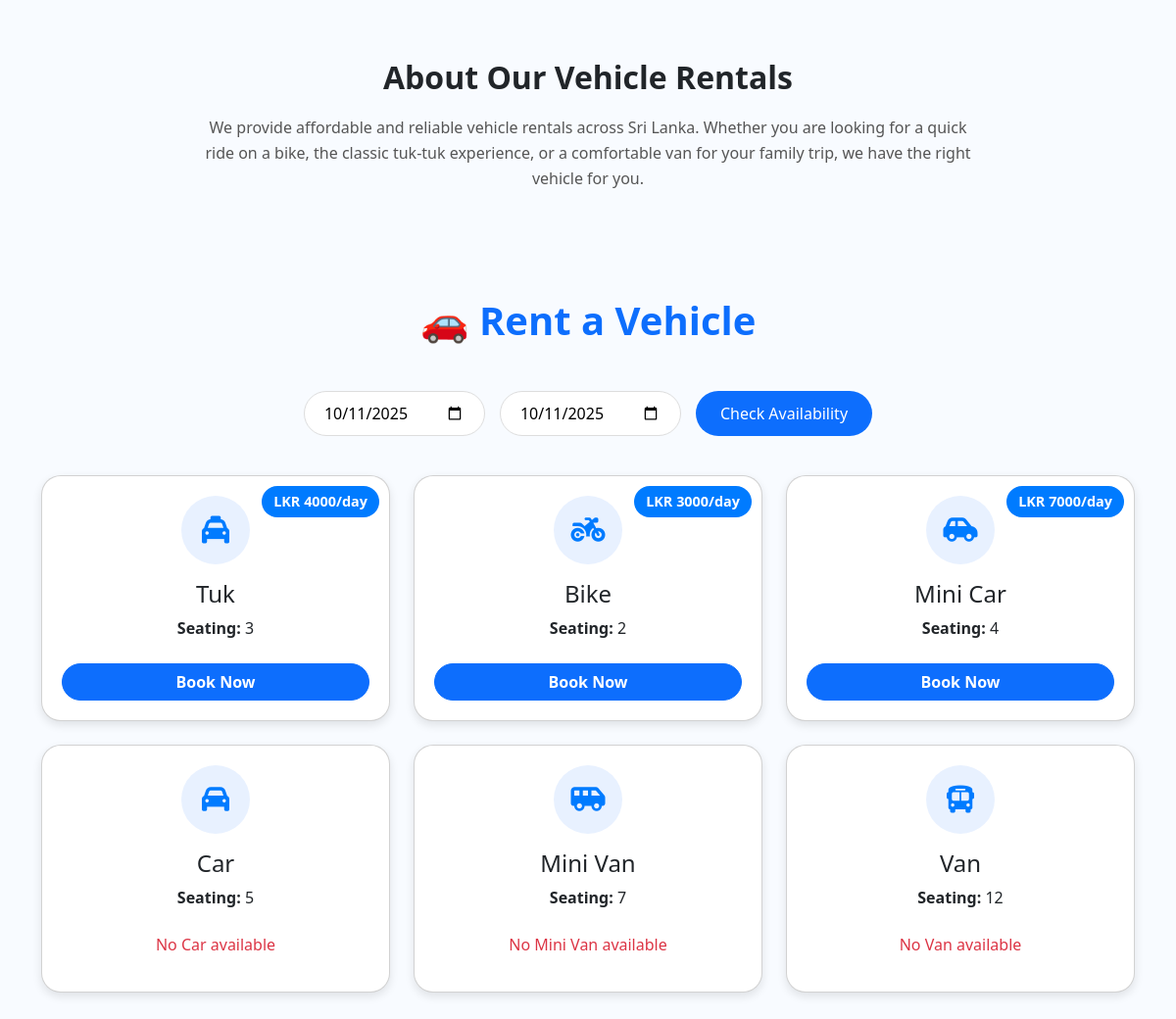
The page /rent_vehicle.php on the database its author committed.
### tables this page shows
CREATE TABLE `vehicle` (
  `Vehicle_ID` int(11) NOT NULL,
  `Category` enum('Tuk','Bike','Mini_Car','Car','Mini_Van','Van') NOT NULL,
  `Price_Per_Day` varchar(300) NOT NULL,
  `Seating_Capacity` int(11) NOT NULL,
  `Vehicle_Number` varchar(300) NOT NULL,
  `Status` varchar(100) NOT NULL,
  `User_ID` int(11) NOT NULL
);

### rent_vehicle.php (the view, shortened to what this page needs)
<?php
$host = "localhost";
$user = "root";
$pass = "";
$dbname = "explore_ceylon_db";
$conn = new mysqli($host, $user, $pass, $dbname);
$categories = [
    'Tuk' => ['icon' => 'fa-solid fa-taxi', 'seating' => 3],
    'Bike' => ['icon' => 'fa-solid fa-motorcycle', 'seating' => 2],
    'Mini Car' => ['icon' => 'fa-solid fa-car-side', 'seating' => 4],
    'Car' => ['icon' => 'fa-solid fa-car', 'seating' => 5],
    'Mini Van' => ['icon' => 'fa-solid fa-van-shuttle', 'seating' => 7],
    'Van' => ['icon' => 'fa-solid fa-bus', 'seating' => 12],
];
$requested_start = isset($_GET['Start_Date']) ? $_GET['Start_Date'] : date('Y-m-d');
$requested_end   = isset($_GET['End_Date']) ? $_GET['End_Date'] : date('Y-m-d');
$vehicles = [];
foreach ($categories as $cat_name => $cat_data) {
    $cat_db = str_replace(' ', '_', $cat_name);
    $sql = "SELECT * FROM vehicle
            WHERE Category='$cat_db'
            AND Vehicle_ID NOT IN (
                SELECT Vehicle_ID FROM vehicle_rentals
                WHERE NOT (End_Date < '$requested_start' OR Start_Date > '$requested_end')
            )";
    $res = $conn->query($sql);
    if ($res && $res->num_rows > 0) {
        $vehicles[$cat_name] = $res->fetch_assoc();
        $vehicles[$cat_name]['available'] = true;
        $vehicles[$cat_name]['Category'] = $cat_db;
    } else {
        $vehicles[$cat_name] = null;
    }
}
?>
<!DOCTYPE html>
<html lang="en">
<head>
    <link href="https://cdn.jsdelivr.net/npm/bootstrap@5.3.0/dist/css/bootstrap.min.css" rel="stylesheet">
    <link href="https://cdnjs.cloudflare.com/ajax/libs/font-awesome/6.4.0/css/all.min.css" rel="stylesheet">
</head>
<body>
    <section class="about">
        <h2>About Our Vehicle Rentals</h2>
        <p>We provide affordable and reliable vehicle rentals across Sri Lanka. Whether you are looking for a quick ride on a bike, the classic tuk-tuk experience, or a comfortable van for your family trip, we have the right vehicle for you.</p>
    </section>
    <div class="container py-5">
        <h1 class="text-center mb-5 text-primary fw-bold">🚗 Rent a Vehicle</h1>
        <form method="GET" class="date-filter">
            <input type="date" name="Start_Date" value="<?= $requested_start ?>" required>
            <input type="date" name="End_Date" value="<?= $requested_end ?>" required>
            <button type="submit">Check Availability</button>
        </form>
        <div class="row g-4">
            <?php foreach ($categories as $cat_name => $cat_data): ?>
                <div class="col-md-4">
                    <div class="card">
                        <?php if ($vehicles[$cat_name]): ?>
                            <div class="price-badge">LKR <?= $vehicles[$cat_name]['Price_Per_Day'] ?>/day</div>
                        <?php endif; ?>
                        <div class="icon-circle"><i class="<?= $cat_data['icon'] ?>"></i></div>
                        <h4 class="mt-3"><?= $cat_name ?></h4>
                        <p><strong>Seating:</strong> <?= $cat_data['seating'] ?></p>
                        <?php if ($vehicles[$cat_name]): ?>
                            <button class="btn btn-primary btn-book mt-2" data-bs-toggle="modal" data-bs-target="#bookingModal"
                                data-vehicle="<?= $cat_name ?>"
                                data-price="LKR <?= $vehicles[$cat_name]['Price_Per_Day'] ?>"
                                data-seating="<?= $cat_data['seating'] ?>"
                                data-category="<?= $vehicles[$cat_name]['Category'] ?>">Book Now</button>
                        <?php else: ?>
                            <p class="text-danger mt-2">No <?= $cat_name ?> available</p>
                        <?php endif; ?>
                    </div>
                </div>
            <?php endforeach; ?>
        </div>
    </div>
</body>
</html>

### rent_vehicle.php (style rules this page uses)
body { background-color: #f8fbff; font-family: 'Segoe UI', sans-serif; }
.about { padding: 60px 20px; text-align: center; }
.about h2 { font-weight: bold; margin-bottom: 20px; }
.about p { max-width: 800px; margin: auto; color: #555; line-height: 1.6; }
.card { border-radius: 20px; box-shadow: 0 4px 10px rgba(0, 0, 0, 0.1); transition: 0.2s; position: relative; padding: 20px; text-align: center; }
.icon-circle { width: 70px; height: 70px; background: #e8f1ff; border-radius: 50%; display: flex; align-items: center; justify-content: center; margin: auto; font-size: 28px; color: #007bff; }
.price-badge { position: absolute; top: 10px; right: 10px; background: #007bff; color: #fff; padding: 5px 12px; border-radius: 20px; font-weight: bold; font-size: 0.9rem; }
.btn-book { border-radius: 30px; font-weight: 600; }
.date-filter { display: flex; justify-content: center; gap: 15px; flex-wrap: wrap; margin-bottom: 40px; margin-top: 20px; }
.date-filter input { border-radius: 30px; padding: 10px 20px; border: 1px solid #ddd; }
.date-filter button { border-radius: 30px; padding: 10px 25px; background: #0d6efd; color: #fff; border: none; transition: 0.3s; }

### rows shown on the page
vehicle: Price_Per_Day "4000"
vehicle: Price_Per_Day "3000"
vehicle: Price_Per_Day "7000"

### other values the page prints
$cat_name "Tuk"
$cat_data['seating'] "3"
$cat_name "Bike"
$cat_data['seating'] "2"
$cat_name "Mini Car"
$cat_data['seating'] "4"
$cat_name "Car"
$cat_data['seating'] "5"
$cat_name "Mini Van"
$cat_data['seating'] "7"
$cat_name "Van"
$cat_data['seating'] "12"
